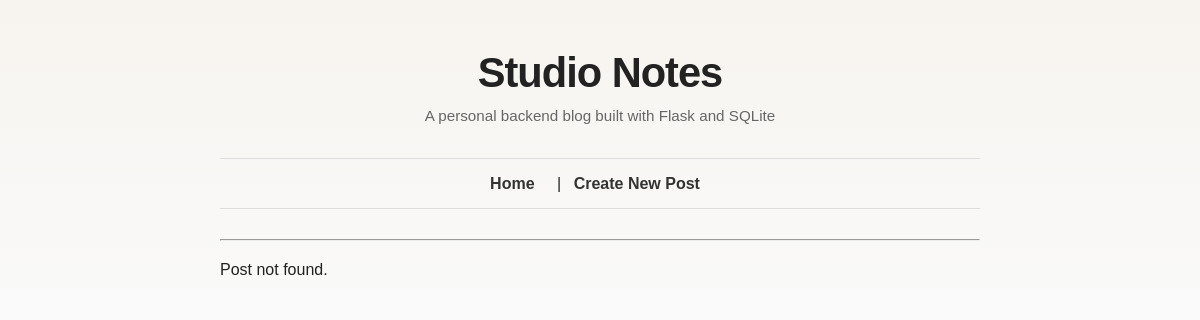
Page /posts/17 on the earlier database version.
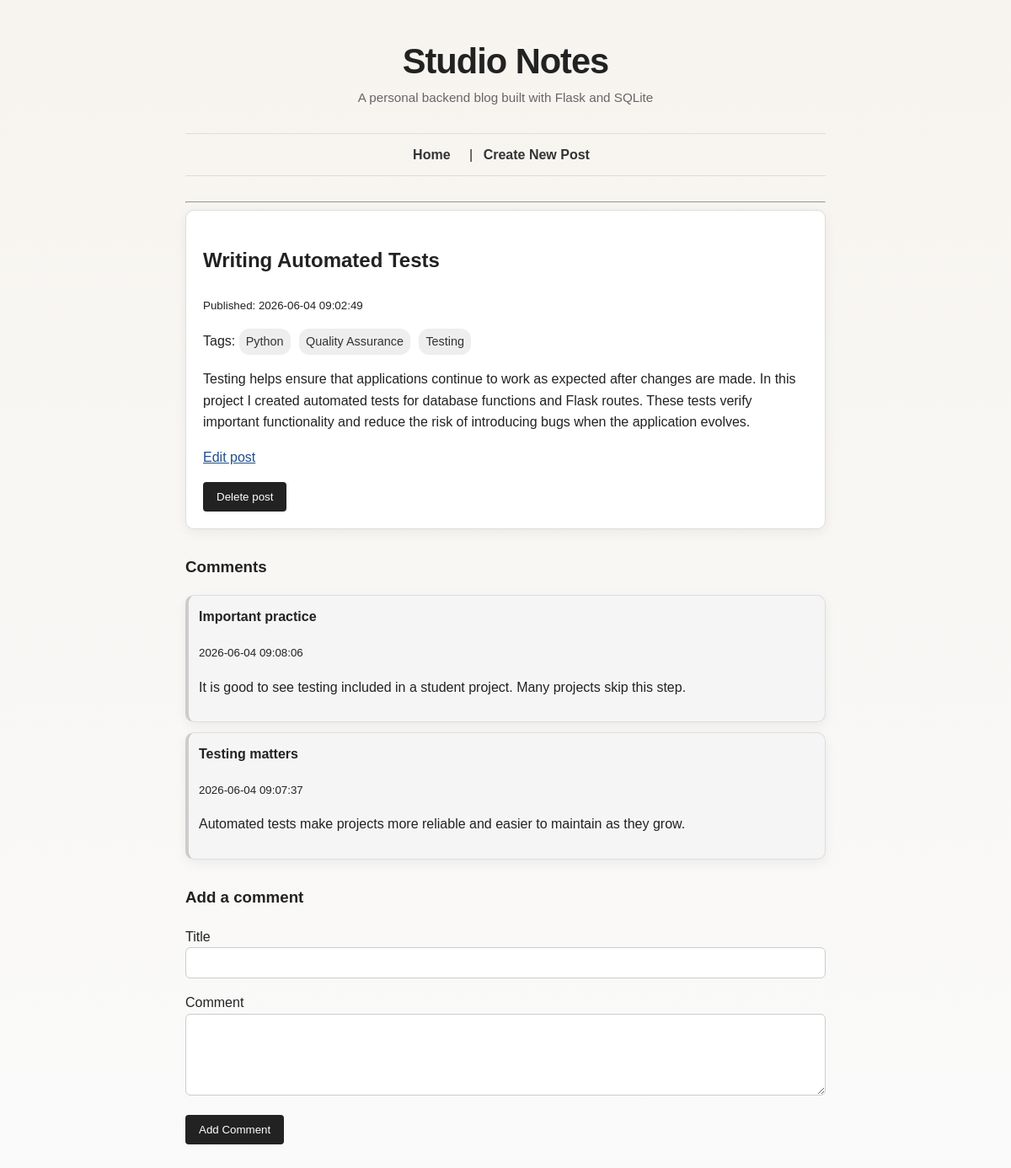
Same page on the later database version.
### tables this page shows
CREATE TABLE posts (
    id INTEGER PRIMARY KEY AUTOINCREMENT,
    title TEXT NOT NULL,
    body TEXT NOT NULL,
    created_at TEXT NOT NULL DEFAULT CURRENT_TIMESTAMP,
    updated_at TEXT
);

CREATE TABLE tags (
    id INTEGER PRIMARY KEY AUTOINCREMENT,
    name TEXT NOT NULL UNIQUE
);

CREATE TABLE comments (
    id INTEGER PRIMARY KEY AUTOINCREMENT,
    post_id INTEGER NOT NULL,
    title TEXT NOT NULL,
    body TEXT NOT NULL,
    created_at TEXT NOT NULL DEFAULT CURRENT_TIMESTAMP,
    FOREIGN KEY (post_id) REFERENCES posts (id)
);

### app.py (the view)
@app.route("/posts/<int:post_id>")
def show_post(post_id):
    post = database.get_post(post_id)
    if post is None:
        return render_template("post.html", post=None)
    comments = database.get_comments_for_post(post_id)
    tags = database.get_tags_for_post(post_id)
    return render_template(
        "post.html",
        post=post,
        comments=comments,
        tags=tags
    )

### database.py (called while the page is built)
def get_db_connection():
    connection = sqlite3.connect(DATABASE)
    connection.row_factory = sqlite3.Row
    return connection

def get_post(post_id):
    connection = get_db_connection()
    post = connection.execute(
        "SELECT * FROM posts WHERE id = ?",
        (post_id,)
    ).fetchone()
    connection.close()
    return post

def get_comments_for_post(post_id):
    connection = get_db_connection()
    comments = connection.execute(
        "SELECT * FROM comments WHERE post_id = ? ORDER BY created_at DESC",
        (post_id,)
    ).fetchall()
    connection.close()
    return comments

def get_tags_for_post(post_id):
    connection = get_db_connection()
    tags = connection.execute(
        """
        SELECT tags.*
        FROM tags
        JOIN post_tags ON tags.id = post_tags.tag_id
        WHERE post_tags.post_id = ?
        ORDER BY tags.name
        """,
        (post_id,)
    ).fetchall()
    connection.close()
    return tags

### templates/post.html (shortened to what this page needs)
{% extends "layout.html" %}
{% block content %}
{% if post %}
    <article>
        <h2>{{ post.title }}</h2>
        <p><small>Published: {{ post.created_at }}</small></p>
        {% if tags %}
            <p>
                Tags:
                {% for tag in tags %}
                    <a class="tag" href="/tags/{{ tag.name }}">{{ tag.name }}</a>
                {% endfor %}
            </p>
        {% endif %}
        <p>{{ post.body }}</p>
        <p>
            <a href="/posts/{{ post.id }}/edit">Edit post</a>
        </p>
        <form action="/posts/{{ post.id }}/delete" method="POST" onsubmit="return confirm('Are you sure you want to delete this post?');">
           <button type="submit">Delete post</button>
        </form>
    </article>
    <section>
        <h3>Comments</h3>
        {% if comments %}
            {% for comment in comments %}
                <article class="comment">
                   <h4>{{ comment.title }}</h4>
                   <p><small>{{ comment.created_at }}</small></p>
                   <p>{{ comment.body }}</p>
                </article>
            {% endfor %}
        {% else %}
            <p>No comments yet.</p>
        {% endif %}
    </section>
    <section>
        <h3>Add a comment</h3>
        <form action="/posts/{{ post.id }}/comments" method="POST">
            <p>
                <label for="title">Title</label><br>
                <input type="text" id="title" name="title">
            </p>
            <p>
                <label for="body">Comment</label><br>
                <textarea id="body" name="body" rows="5"></textarea>
            </p>
            <button type="submit">Add Comment</button>
        </form>
    </section>
{% else %}
    <p>Post not found.</p>
{% endif %}
{% endblock %}

Differences in the rows shown:
added posts: title "Writing Automated Tests", created_at "2026-06-04 09:02:49", body "Testing helps ensure that applications continue to work as expected after changes are made. In this project I created automated tests for database functions and Flask routes. These tests verify important functionality and reduce the risk of introducing bugs when the application evolves."
added tags: name "Python"
added tags: name "Quality Assurance"
added tags: name "Testing"
added comments: title "Important practice", created_at "2026-06-04 09:08:06", body "It is good to see testing included in a student project. Many projects skip this step."
added comments: title "Testing matters", created_at "2026-06-04 09:07:37", body "Automated tests make projects more reliable and easier to maintain as they grow."
Other differences:
text no longer shown: "Post not found."
text now shown: "Published: Tags: Edit post Delete post Comments Add a comment Title Comment Add Comment"
